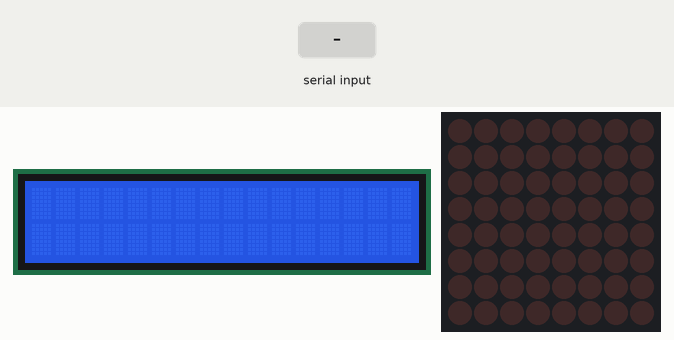
Simulated run of this sketch. Board: Arduino Uno, built with avr-gcc and run on an emulated ATmega328P. On the bench: 16×2 character LCD, 8×8 LED matrix. Inputs (shaded band) come from the test bench.

Above: at 1.2 s.
1.3 s: "Warning!\n" received over Serial
At 2.3 s:
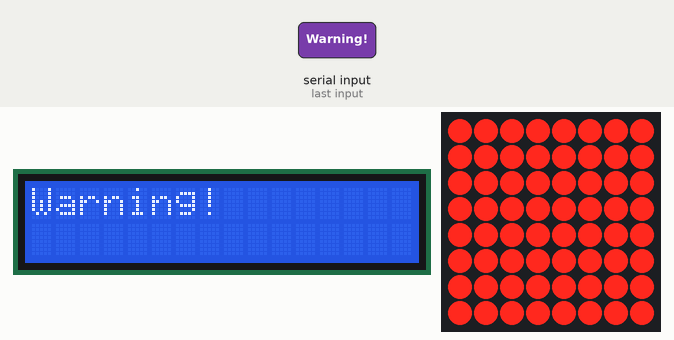
2.8 s: "Normal\n" received over Serial
At 3.3 s:
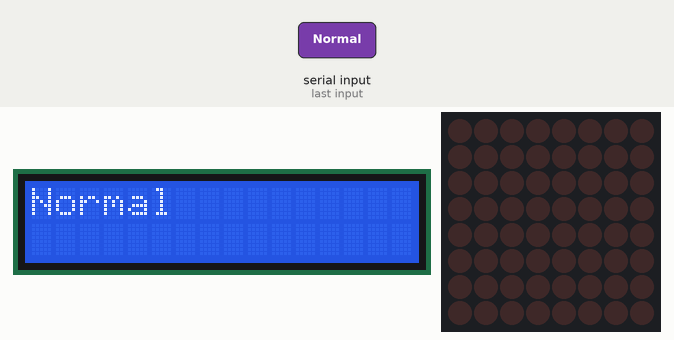
Timing chart, 0 to 5.8 s (numbered marks = the images above; inputs shaded):
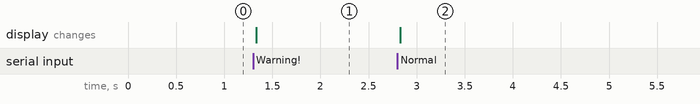

The sketch:

object_serial.ino
```cpp
#include <Wire.h>
#include <LiquidCrystal_I2C.h>
#include <LedControl.h>

LiquidCrystal_I2C lcd(0x27, 16, 2);
LedControl lc = LedControl(12, 11, 10, 1);
void setup() {
  lcd.init();
  lcd.backlight();
  Serial.begin(9600);
  lc.shutdown(0, false);
  lc.setIntensity(0, 6);
  lc.clearDisplay(0);
}

void loop() {
  if (Serial.available() > 0) {
    String receivedData = Serial.readStringUntil('\n');
    if (receivedData == "Warning!") {
      lcd.clear();
      lcd.setCursor(0, 0);
      lcd.print("Warning!");
      displayOnMatrix();
    }else if(receivedData == "Normal"){
      lcd.clear();
      lcd.setCursor(0, 0);
      lcd.print("Normal");
      clearMatrix();
    }

  }
}


void displayOnMatrix() {
  for (int i = 0; i < 8; i++) {
    for (int j = 0; j < 8; j++) {
      lc.setLed(0, i, j, true);
    }
  }
}

void clearMatrix() {
  for (int i = 0; i < 8; i++) {
    for (int j = 0; j < 8; j++) {
      lc.setLed(0, i, j, false);
    }
  }
}
```

Measured:
- after the input at 1.3 s, the display: changes at once (image 1)
- after the input at 2.8 s, the display: changes at once (image 2)
